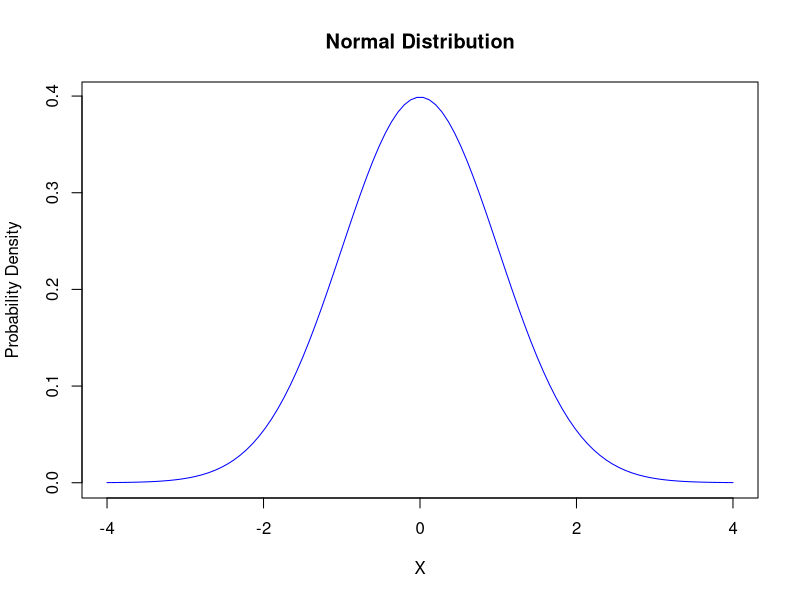
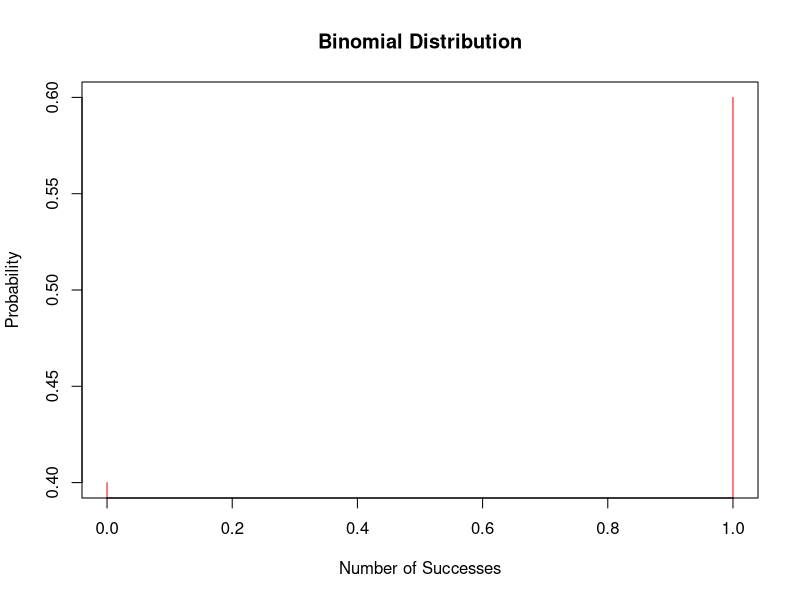
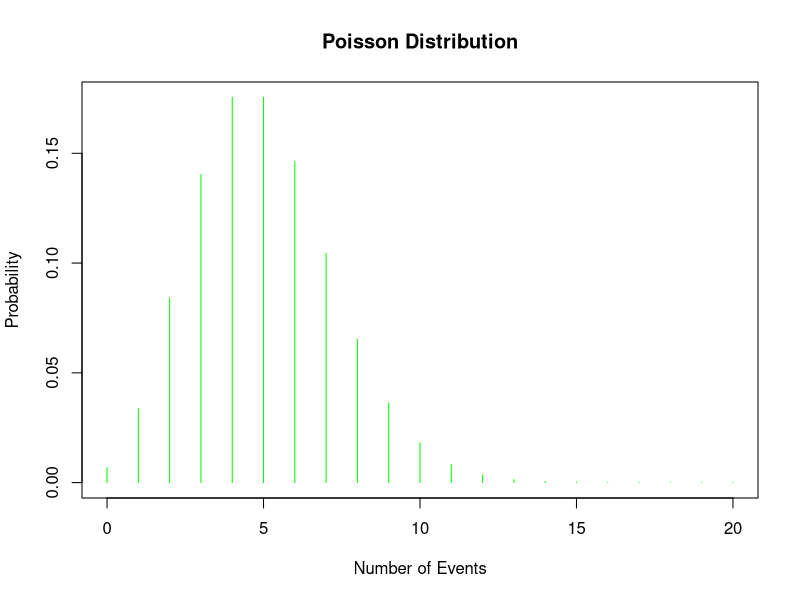
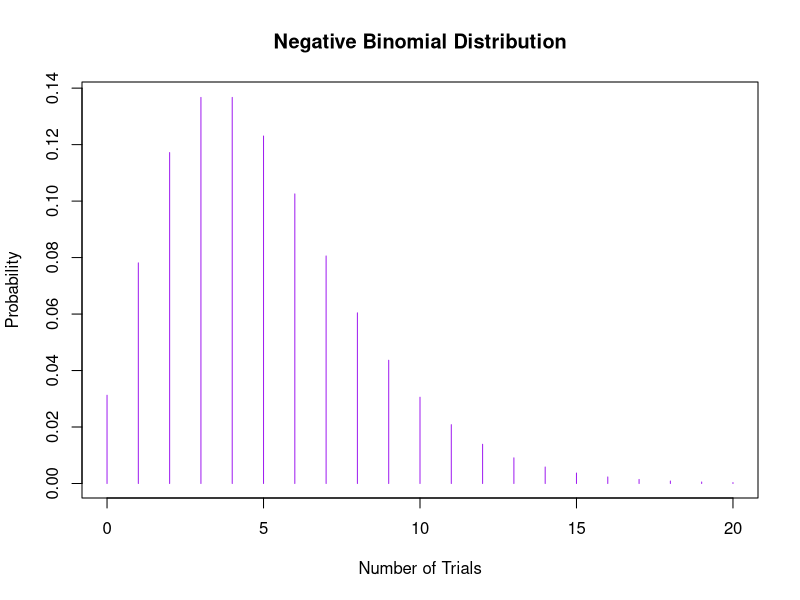
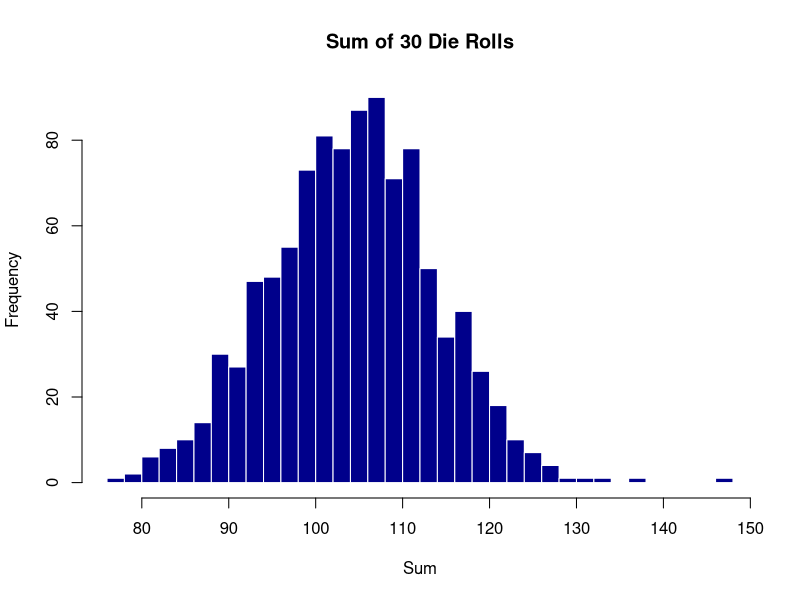

Write R code to recreate these figures, in order.
## ---- chunk 1
knitr::opts_chunk$set(warning = FALSE, message = FALSE) 

## ---- chunk 2
# Plotting a Normal Distribution
x <- seq(-4, 4, length = 100)
y <- dnorm(x, mean = 0, sd = 1)
plot(x, y, type = 'l', col = 'blue', main = 'Normal Distribution', xlab = 'X', ylab = 'Probability Density')
## ---- chunk 3
# Plotting a Binomial Distribution
x <- 0:1
y <- dbinom(x, size = 1, prob = 0.6)
plot(x, y, type = 'h', col = 'red', main = 'Binomial Distribution', xlab = 'Number of Successes', ylab = 'Probability')
## ---- chunk 4
# Plotting a Poisson Distribution
x <- 0:20
y <- dpois(x, lambda = 5)
plot(x, y, type = 'h', col = 'green', main = 'Poisson Distribution', xlab = 'Number of Events', ylab = 'Probability')
## ---- chunk 5
# Plotting a Negative Binomial Distribution
x <- 0:20
y <- dnbinom(x, size = 5, prob = 0.5)
plot(x, y, type = 'h', col = 'purple', main = 'Negative Binomial Distribution', xlab = 'Number of Trials', ylab = 'Probability')
## ---- chunk 6
# Simulate rolling a die
set.seed(123)
rolls <- replicate(1000, sum(sample(1:6, 30, replace = TRUE)))

# Plot the distribution of sums
hist(rolls, breaks = 30, main = "Sum of 30 Die Rolls", xlab = "Sum", col = "darkblue", border = "white")
